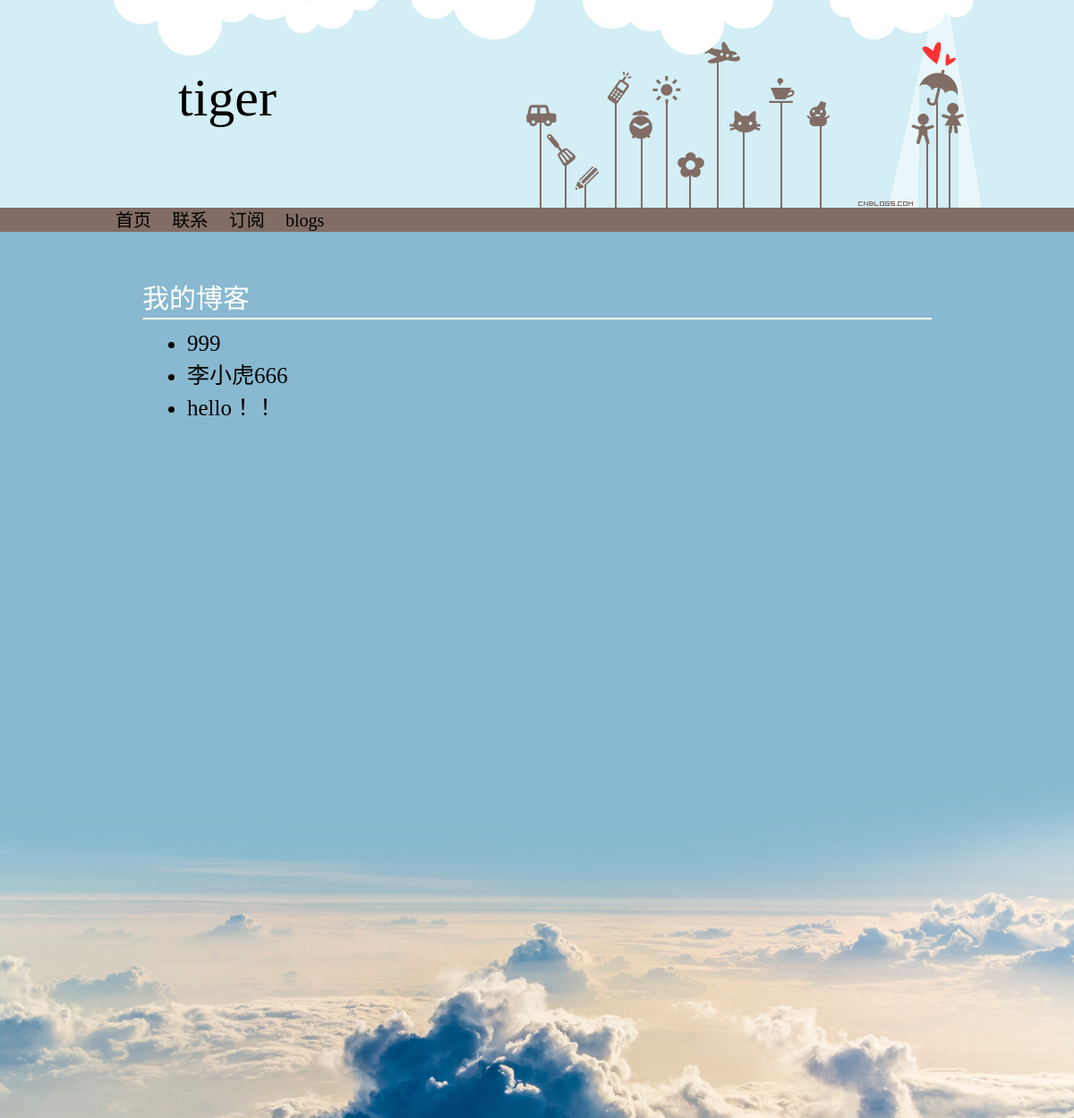
The app's page /blogs, older data.
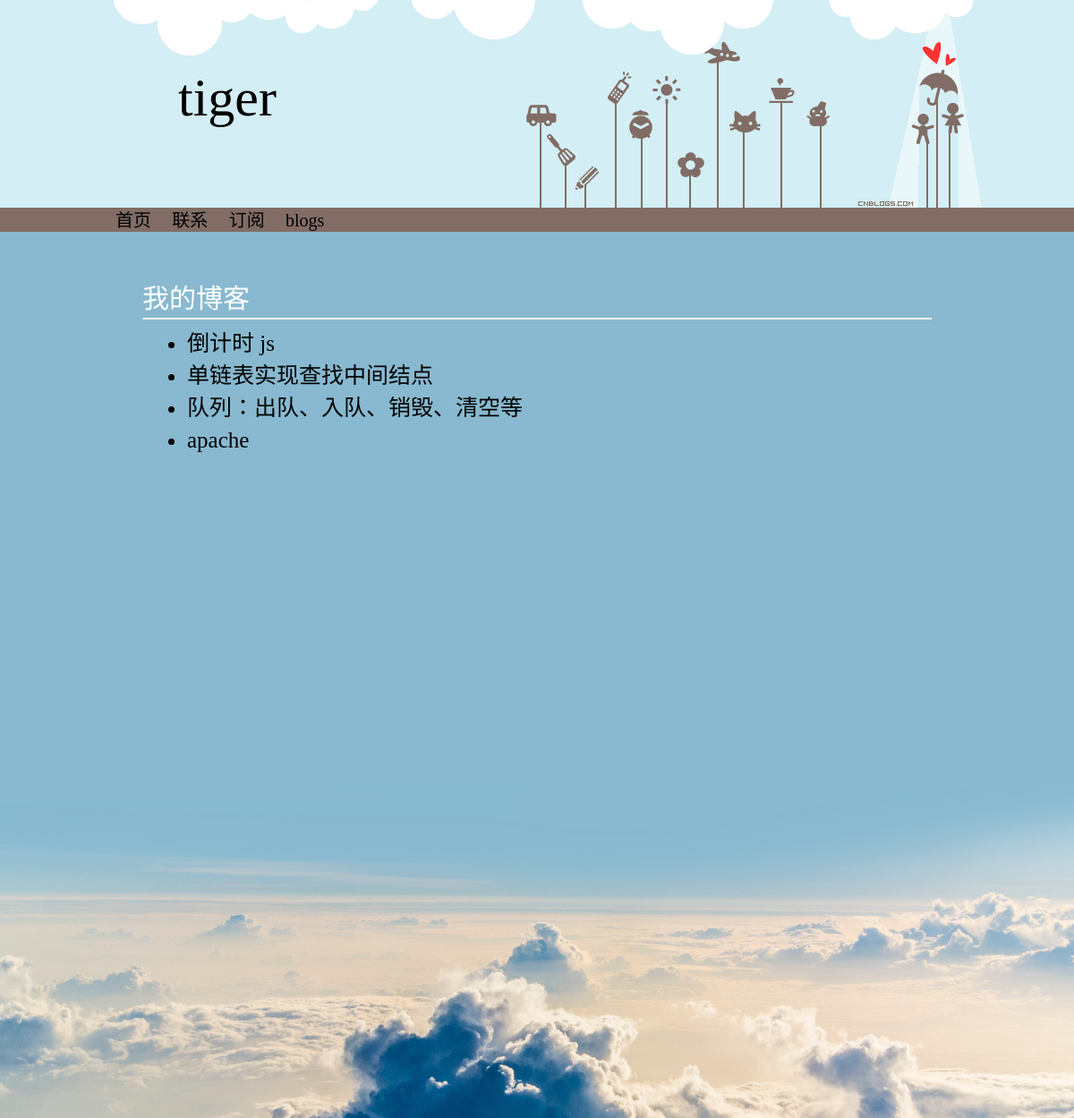
The same page, newer data.
### blog/models.py (models this page shows, shortened)
class Article(models.Model):
    title = models.CharField(max_length=32, default='title')
    content = models.TextField(null=True)

### blog/views.py (the view)
# urls.py: url(r'^blogs$', views.blogs_index),
def blogs_index(request):
    articles = models.Article.objects.all()
    return render(request,
                  'blog/blogs_index.html', {'articles': articles})

### blog/templates/blog/blogs_index.html (shortened to what this page needs)
<!DOCTYPE html>
<html lang="en">
<head>
    <link rel="stylesheet" href="/static/blogs/css/base.css" type="text/css">
    <link rel="stylesheet" href="/static/blogs/css/blogs_index.css" type="text/css">
</head>
<body>
<img class="bg_foot" src="/static/blogs/images/bg_foot_1.png" alt="">
<div class="header">
    <div class="header-container">
        <img src="/static/blogs/images/banner.gif" alt="">
        <p>
            tiger
        </p>
    </div>
</div>
<div class="nav">
    <div class="nav-container">
        <a href="../tiger">首页</a>
        <a href="../tiger">联系</a>
        <a href="../tiger">订阅</a>
        <a href="javascript:">blogs</a>
    </div>
</div>
<div class="blog-container">
    <h1>
        我的博客
    </h1>
    <hr>
    <ul>
         {% for article in articles %}
            <li>
                <a href="article/{{ article.id }}">{{ article.title }}</a>
                <br>
            </li>
        {% endfor %}
    </ul>
</div>
</body>
</html>

Row changes from the older to the newer data that the page shows:
removed Article: title "999"
removed Article: title "李小虎666"
removed Article: title "hello！！"
added Article: title "倒计时 js"
added Article: title "单链表实现查找中间结点"
added Article: title "队列：出队、入队、销毁、清空等"
added Article: title "apache"
